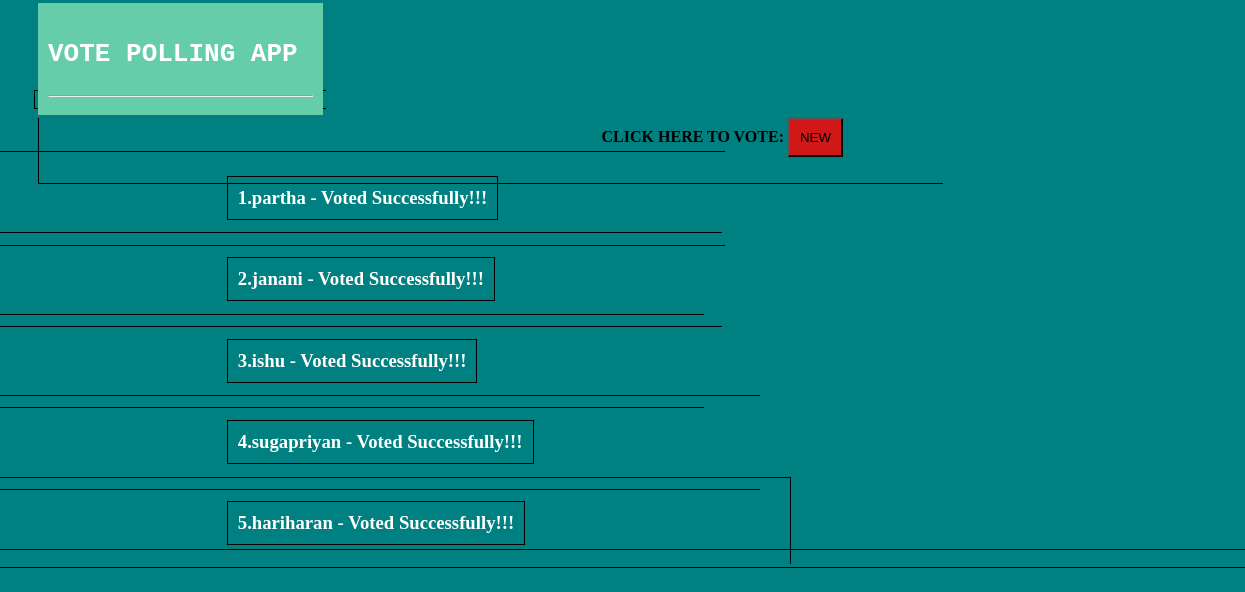
/, run on an earlier commit of the app's database.
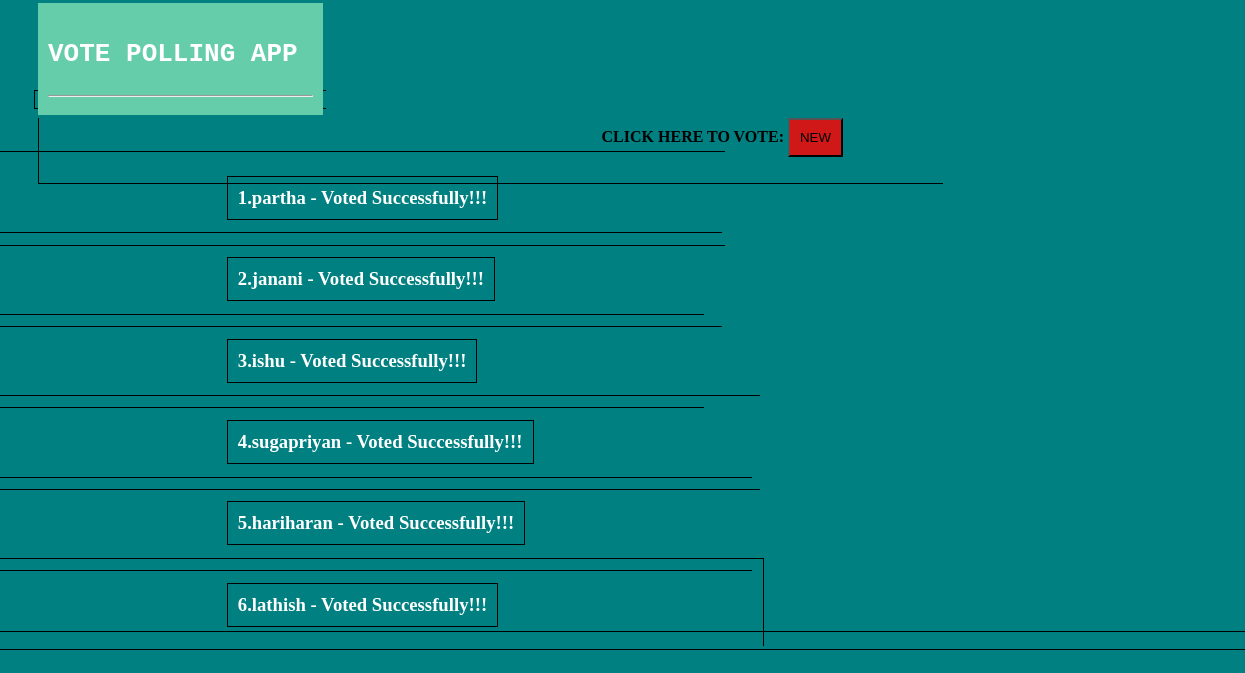
And on a later commit of the database.
### voting_app/models.py (models this page shows, shortened)
class Data(models.Model):
    name = models.CharField(max_length=30)
    adhar_id = models.IntegerField()
    voter_id = models.SlugField(max_length=10)
    vote = models.CharField(max_length=30)

### voting_app/views.py (the view)
# urls.py: path('', views.home, name = 'home'),
def home(request):
    d = Data.objects.all()
    return render(request,'home.html', {'d':d})

### voting_app/template/home.html
{% extends 'base.html' %}
{% block content %}
<div class="cone">
    <strong>CLICK HERE TO VOTE: </strong>
    <a href="{% url 'new' %}"><input type="submit" value="NEW" id="btn-1"></a>
</div>
{% for i in d %}
<h3 style="border: 1px solid black;color: white ;margin-left:6cm;margin-right: 6cm;padding: 10px; text-align: left;">{{i.id}}.{{i.name}} - Voted Successfully!!!</h3>
{% endfor %}
{% endblock content %}

What changed in the data, as far as the page shows it:
added Data: id "6", name "lathish"
